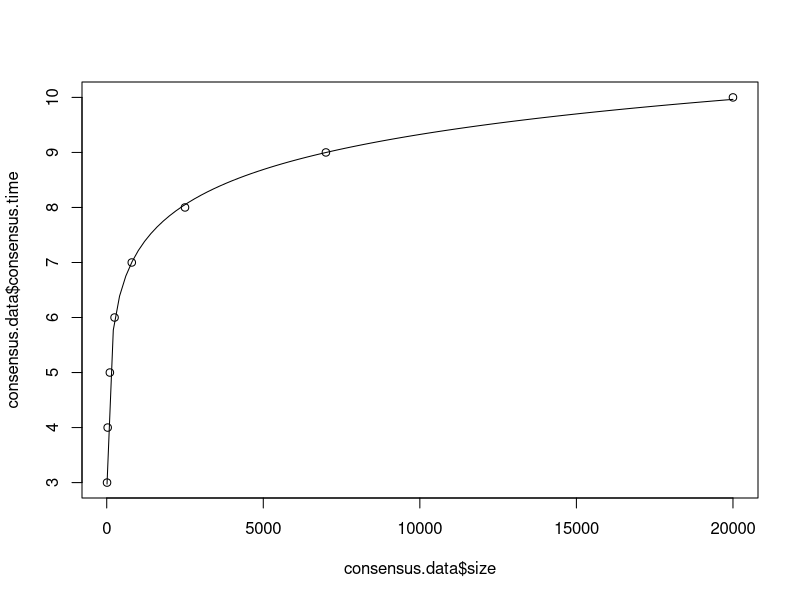

Recreate this plot in R.
consensus.data <- read.csv(file = "consensus.csv",  header = TRUE, sep = ",")
#get dot plot
plot(consensus.data$consensus.time ~ consensus.data$size)
#linear regression
mod.log<-lm(consensus.data$consensus.time ~ log(consensus.data$size, 3))
#draw curve
curve(coef(mod.log)[1] + coef(mod.log)[2]*log(x, 3), add=TRUE)

